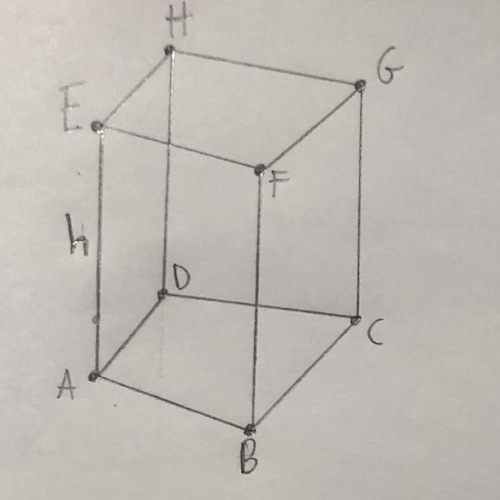
#> input picture woarld/data/originals/PRISM1.jpg, 500 x 500 px, found by its file name
$ jupyter execute --allow-errors shapes_classification.ipynb
#> lines starting #> are read from the running program, lines starting #| are printed output that depends on the picture; after the words box and inside, x2 and y2 are one past the last pixel; in counts of white or black regions, pixels touching at a corner belong together
[cell 1]
import numpy as np
import matplotlib.pyplot as plt

import skimage
from PIL import Image
from skimage import transform, morphology, feature, filters
from scipy.ndimage.interpolation import shift
from tqdm import tqdm_notebook
from sys import getsizeof
from sklearn import neighbors, model_selection, ensemble, neural_network
from itertools import product

import keras
from keras.datasets import mnist
from keras.models import Sequential
from keras.layers import Dense, Dropout, Flatten
from keras.layers import Conv2D, MaxPooling2D
from keras import backend as K

import pickle

[cell 2]
plt.rcParams['figure.figsize'] = (10, 15)

[cell 3]
def open_photo(path):
    im = Image.open(path)
    im = im.convert('L')
    im = np.asarray(im)
    im = transform.resize(im, (150, 150))
    return im

[cell 4]
plt.imshow(open_photo("data/originals/PRISM1.jpg"))
#> in open_photo, im is the input picture: PIL image 500x500 RGB; mean R, G, B 191, 186.1, 180.9
#> in open_photo, `im = transform.resize(im, (150, 150))`:
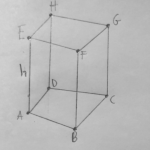
#> im: shape (150, 150) float64; min 0.277, max 0.837, mean 0.733

### Generate samples

[cell 5]
angles = np.arange(-15, 15 + 1, 7.5)
shift_x = np.arange(-30, 30 + 1, 15)
shift_y = shift_x
fliplr = [True, False]
rescale_x = np.arange(0.6, 1 + 0.1, 0.4)
rescale_y = rescale_x

[cell 6]
combinations = list(product(angles, shift_x, shift_y, fliplr, rescale_x, rescale_y))
len(combinations)

[cell 7]
def modify_photo(img, angle, shift_x, shift_y, fliplr, rescale_x, rescale_y):
    # rescale y
    rescaled_y = transform.rescale(img, (rescale_y, 1))
    background = np.ones((int(np.ceil(150 * (1 - rescale_y) * 0.5)), 150)) * np.mean(im)
    img = np.concatenate((background, rescaled_y, background), axis=0)

    # rescale x
    rescaled_x = transform.rescale(img, (1, rescale_x))
    background = np.ones((150, int(np.ceil(150 * (1 - rescale_x) * 0.5)))) * np.mean(im)
    img = np.concatenate((background, rescaled_x, background), axis=1)

    # rotate
    img = transform.rotate(img, 5, cval=np.mean(img))

    # shift
    img = shift(img, (shift_x, shift_y), cval=np.mean(im))

    # flip
    if fliplr:
        img = np.fliplr(img)

    fname = f"{angle}-{shift_x}-{shift_y}-{fliplr}-{rescale_x}-{rescale_y}"
    # plt.imsave(f"data/syntetic/{fname}.jpg", img)
    return img

[cell 8]
prism_paths = [
    f"data/originals/PRISM{i}.jpg"
    for i in range(1, 10)
]

[cell 9]
prisms_images = []
#> (the rest of this cell did not finish here and is left out)

    for i in tqdm_notebook(range(len(combinations))):
        prisms_images.append(
            modify_photo(im, *combinations[i])
        )

[cell 10]
pyramid_paths = [
    f"data/originals/PYRAMIDE{i}.jpg"
    for i in range(1, 11)
]

[cell 11]
pyramids_images = []
#> (the rest of this cell did not finish here and is left out)

    for i in tqdm_notebook(range(len(combinations))):
        pyramids_images.append(
            modify_photo(im, *combinations[i])
        )

### Preprocess samples

[cell 12]
def preprocess(img):
    threshold = filters.threshold_otsu(img)
    img = img < threshold
    img = morphology.binary_dilation(img)
    img = transform.resize(img, (50, 50))
    return img

[cell 13]
preprocessed_prisms = [preprocess(prism) for prism in prisms_images]
#> preprocessed_prisms = []

[cell 14]
preprocessed_pyramids = [preprocess(pyramid) for pyramid in pyramids_images]

[cell 15]
X_prisms = np.array([prism.flatten() for prism in preprocessed_prisms])
#> X_prisms = empty array
#> (the rest of this cell did not finish here and is left out)

[cell 16]
X_pyramids = np.array([pyramid.flatten() for pyramid in preprocessed_pyramids])
#> (the rest of this cell did not finish here and is left out)

### Classification

#> (a cell that did not finish here is left out)

#> (a cell that did not finish here is left out)

#### KNN

[cell 19]
knn = neighbors.KNeighborsClassifier(100)

#> (a cell that did not finish here is left out)

#> (a cell that did not finish here is left out)

#### Random Forest

[cell 22]
rf = ensemble.RandomForestClassifier()

#> (a cell that did not finish here is left out)

#> (a cell that did not finish here is left out)

#### NN

[cell 25]
nn = neural_network.MLPClassifier((50, 50), solver='lbfgs', alpha=1e-5)

#> (a cell that did not finish here is left out)

#> (a cell that did not finish here is left out)

### Test and save model

[cell 28]
test_image = open_photo("data/test/pioo.jpg")
#> call 4 of open_photo, with path = 'data/test/pioo.jpg'
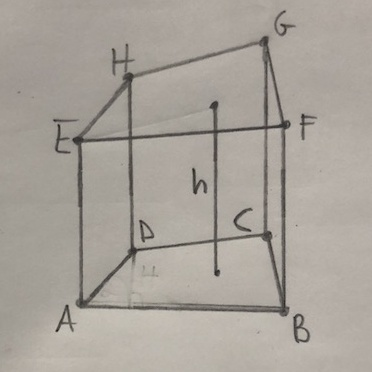
#> input picture woarld/data/test/pioo.jpg, 372 x 372 px, found by its file name
#> in open_photo, im is the input picture: PIL image 372x372 RGB; mean R, G, B 168.9, 162.8, 154.8
#> in open_photo (call 4), `im = transform.resize(im, (150, 150))`:
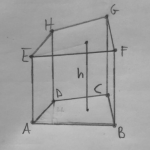
#> im: shape (150, 150) float64; min 0.211, max 0.759, mean 0.641
test_image = preprocess(test_image)
#> in preprocess, `threshold = filters.threshold_otsu(img)`: threshold = 0.541
#> in preprocess, `img = img < threshold`:
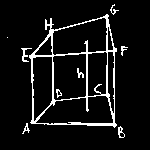
#> img: shape (150, 150) bool; 7.7% white in thin lines or dots, all inside (x1, y1, x2, y2) = (7, 4, 128, 138)
#> in preprocess, `img = morphology.binary_dilation(img)`:
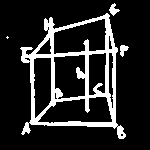
#> img: shape (150, 150) bool; 15.4% white; 4 white regions (1 under 20 px), largest, box (x1, y1, x2, y2) and area: (20, 13, 126, 139) 3324, (109, 3, 120, 16) 69, (120, 45, 129, 57) 63
#> in preprocess, `img = transform.resize(img, (50, 50))`:
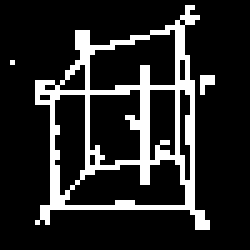
#> img: shape (50, 50) bool (shown 5 times larger); 15.7% white in thin lines or dots, all inside (x1, y1, x2, y2) = (2, 1, 43, 46)
